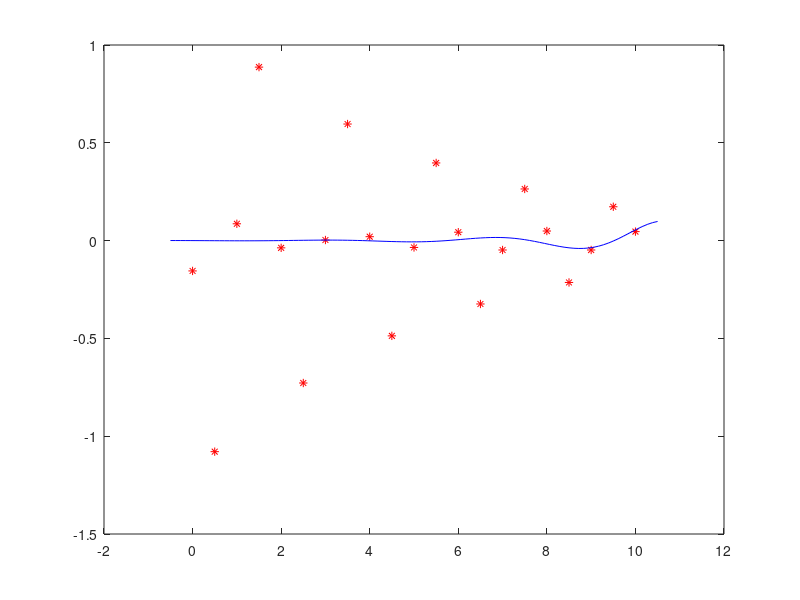

Write MATLAB code to recreate this figure.
clear;
clf;
close all;

td=0:0.5:10;
td=td';

yd=[-0.155 -1.079 0.086 0.887...
  -0.037 -0.728 0.003 0.596 0.020...
  -0.487 -0.035 0.397 0.043 -0.324 ...
  -0.048  0.264 0.049 -0.214 -0.048 0.173 0.046];
yd=yd';

length(td)
length(yd)

fun=@(x,t) x(1)*exp(x(2)*t).*cos(x(3)*t+x(4));

par=lsqcurvefit(fun,[1,1,1,1]',td,yd)

fun2=@(x) fun(x,td)-yd
par2=lsqnonlin(fun2,[1,1,1,1]')

norm(par-par2)


sol=@(t) fun(par,t);
xx=linspace(-0.5,10.5);
plot(td,yd,'r*',xx,sol(xx),'b')

norm(sol(td)-yd)